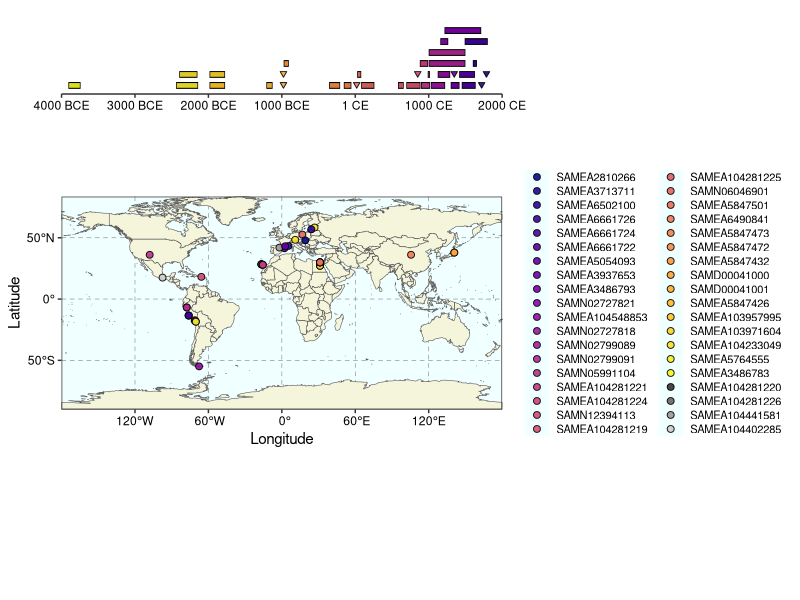

Source code (R):
# Benjamin Jean-Marie Tremblay
# 2021-10-31

library(ggplot2)
library(sf)
library(rnaturalearth)
library(rnaturalearthdata)
library(dplyr)
library(viridis)
library(cowplot)

world <- ne_countries(scale = "medium", returnclass = "sf")

metadata <- readr::read_csv("data/SampleMetadata.csv")
metadata <- metadata[, c("FINAL-MP-DATES", "FINAL-DATE-RANGE", "Latitude", "Longitude", "BioSample")]

dat <- metadata %>%
  group_by_all() %>%
  mutate(count = n()) %>%
  distinct()

dat$Midpoint <- gsub("BC", "", dat$`FINAL-MP-DATES`)
dat$Midpoint <- gsub("AD", "", dat$Midpoint)
dat$Midpoint <- as.numeric(dat$Midpoint)
dat$Midpoint[grepl("BC", dat$`FINAL-MP-DATES`)] <- dat$Midpoint[grepl("BC", dat$`FINAL-MP-DATES`)] * -1

d1 <- vapply(strsplit(dat$`FINAL-DATE-RANGE`, "-", TRUE), \(x) x[1], "")
d2 <- vapply(strsplit(dat$`FINAL-DATE-RANGE`, "-", TRUE), \(x) x[2], "")

dat$Lowpoint <- as.numeric(d1)
dat$Highpoint <- gsub("AD", "", d2)
dat$Highpoint <- gsub("BC", "", dat$Highpoint)
dat$Highpoint <- as.numeric(dat$Highpoint)
dat$Lowpoint[grepl("BC", dat$`FINAL-DATE-RANGE`)] <- dat$Lowpoint[grepl("BC", dat$`FINAL-DATE-RANGE`)] * -1
dat$Highpoint[grepl("BC", dat$`FINAL-DATE-RANGE`)] <- dat$Highpoint[grepl("BC", dat$`FINAL-DATE-RANGE`)] * -1

bioOrder <- dat$Lowpoint
bioOrder[is.na(bioOrder)] <- dat$Midpoint[is.na(bioOrder)]
dat$BioSample <- factor(dat$BioSample, levels = dat$BioSample[order(bioOrder, decreasing = TRUE)])

dat$Midpoint[!is.na(dat$Lowpoint)] <- NA

tosort <- dat$Lowpoint
tosort[is.na(tosort)] <- dat$Midpoint[is.na(tosort)]
dat <- dat[order(tosort), ]

calc_plane <- function(x, MidpointBuffer = 50, rerun = 3) {

  plane <- rep(1, nrow(x))

  get_low_high <- function(x) {
    if (is.na(x$Midpoint)) {
      loP <- x$Lowpoint
      hiP <- x$Highpoint
    } else {
      loP <- x$Midpoint - MidpointBuffer
      hiP <- x$Midpoint + MidpointBuffer
    }
    if (anyNA(c(loP, hiP)))
      NA
    else
      list(loP = loP, hiP = hiP)
  }

  for (i in 2:nrow(x)) {
    p <- get_low_high(x[i, ])
    if (!is.list(p) && is.na(p)) return(plane)
    for (h in 1:rerun) {
      for (j in 1:(i - 1)) {
        pp <- get_low_high(x[j, ])
        if (plane[j] == plane[i] && any(p$loP:p$hiP %in% pp$loP:pp$hiP)) {
          plane[i] <- plane[i] + 1
        }
      }
    }
  }

  plane

}
dat$Plane <- calc_plane(dat)

dat2 <- dat[, -(1:2)] %>%
  tidyr::gather("X", "Date", 6:7)

dat2$Date2 <- dat2$Date
dat2$Date2[dat2$X == "Lowpoint"] <- dat2$Date2[dat2$X == "Lowpoint"] + 10
dat2$Date2[dat2$X == "Highpoint"] <- dat2$Date2[dat2$X == "Highpoint"] - 10

p2 <- ggplot(dat2, aes(Date, Plane, group = BioSample, colour = BioSample)) +
  geom_path(size=2.3, colour = "black") +
  geom_path(aes(Date2, Plane, colour = BioSample), size=1.6, alpha = 0.9) +
  geom_point(aes(x = Midpoint, y = Plane+.09, group = BioSample, fill = BioSample),
    data = dat,
    size = 1.3, pch = 25,
    alpha = 0.9, colour = "black") +
  geom_point(aes(x = 0, y = 5.5), colour = "white") +
  scale_fill_manual(values = c(viridis_pal(option = "C")(34), "grey", "grey", "grey", "grey")) +
  scale_colour_manual(values = c(viridis_pal(option = "C")(34), "grey", "grey", "grey", "grey")) +
  xlab(element_blank()) +
  ylab(element_blank()) +
  ylim(c(0.5, NA)) +
  scale_x_continuous(
    breaks = seq(from = -4000, to = 2000, by = 1000),
    limits = c(-4000, 2000),
    expand = c(0, 0),
    labels = c("4000 BCE", "3000 BCE", "2000 BCE", "1000 BCE", "1 CE", "1000 CE", "2000 CE")) +
  theme_bw() +
  theme(
    legend.position = "none",
    axis.ticks.y = element_blank(),
    axis.text.y = element_blank(),
    axis.text.x = element_text(colour = "black"),
    panel.border = element_blank(),
    axis.line.x = element_line(colour = "black", size = 0.4),
    panel.grid = element_blank()
  )

dat3 <- dat[order(dat$count), ]

p1 <- ggplot(data = world) +
  geom_sf(fill = "beige", lwd = 0.2) +
  coord_sf(expand = FALSE) +
  geom_point(aes(Longitude, Latitude, fill = BioSample),
    dat3, pch = 21, size = 2, alpha = 0.9) +
  scale_fill_manual(name = NULL,
    values = c(viridis_pal(option = "C")(34), "grey20", "grey40", "grey60", "grey80")) +
  theme_bw() +
  guides(fill = guide_legend(keyheight = 0.7)) +
  theme(
    legend.text = element_text(size = 8),
    panel.grid.major = element_line(colour = grey(0.5), linetype = "dashed", size = 0.2),
    panel.background = element_rect(fill = "azure"),
    axis.text.x = element_text(colour = "black"),
    axis.text.y = element_text(colour = "black")
  )

p <- plot_grid(NULL, p2, NULL, p1, ncol = 1, align = "v", axis = "lr",
  rel_heights = c(0.034, 0.195, -0.15, 1)
)
ggsave("map.pdf", plot = p,  width = 9.99, height = 5.28)
